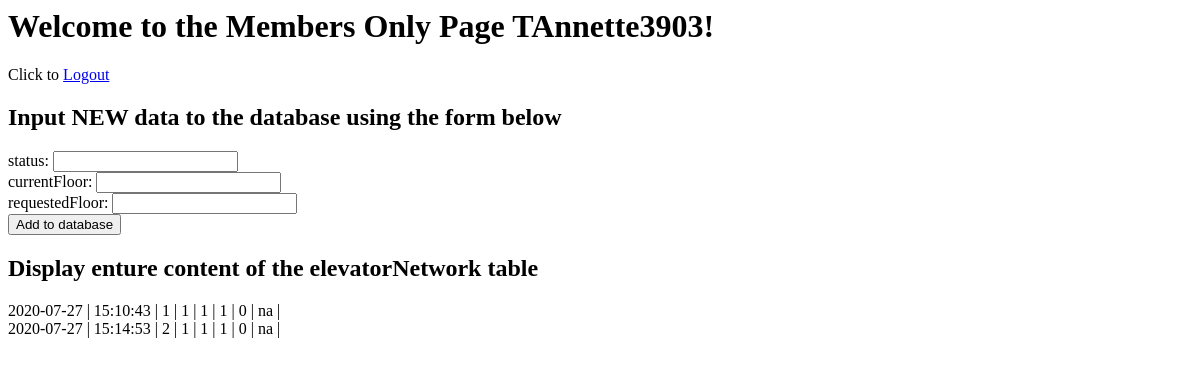
The app's page /php/member.php (signed in), older data.
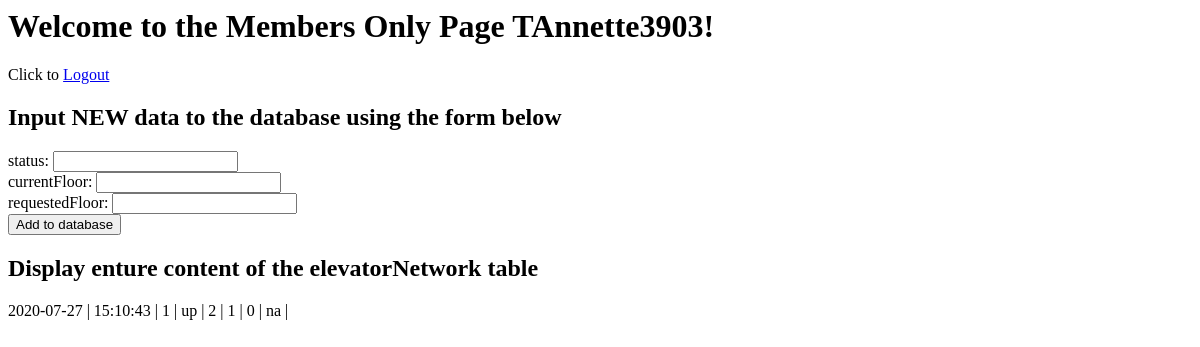
The same page, newer data.
### tables this page shows
CREATE TABLE `elevatorNetwork` (
  `date` date NOT NULL,
  `time` time NOT NULL,
  `nodeID` tinyint(3) unsigned NOT NULL AUTO_INCREMENT,
  `status` text NOT NULL,
  `currentFloor` tinyint(4) NOT NULL,
  `requestedFloor` tinyint(4) NOT NULL,
  `numberOfVisits` int(10) unsigned NOT NULL,
  `otherInfo` text,
  PRIMARY KEY (`nodeID`)
);

### php/member.php (the view, shortened to what this page needs)
<html>
    <head>
    </head>
    <body>
        <?php
            if(isset($_SESSION['username'])) {
                echo "<h1>Welcome to the Members Only Page {$_SESSION['username']}!</h1>";
                $db = new PDO(
                    'mysql:host=127.0.0.1;dbname=elevatorProject' ,
                    'ese',
                    'ese'
                );
                echo "Click to <a href='logout.php'>Logout</a>";
            } else {
                echo "<p>You are not authorized!</p>";
            }
        ?>
        <h2>Input NEW data to the database using the form below</h2>
        <form action="member.php" method="POST">
            status: <input type="text" name="status" /><br />
            currentFloor: <input type="text" name="currentFloor" /><br />
            requestedFloor: <input type="text" name="requestedFloor" /><br />
            <input type="submit" value="Add to database" />
        </form>
        <h2>Display enture content of the elevatorNetwork table</h2>
        <?php
            $rows = $db->query('SELECT * FROM elevatorNetwork ORDER BY nodeID');
            foreach($rows as $row) {
                for($i=0; $i < sizeof($row)/2; $i++) {
                    echo $row[$i] . " | ";
                }
                echo "<br />";
            }
        ?>
    </body>
</html>

Row changes from the older to the newer data that the page shows:
removed elevatornetwork: date "2020-07-27", time "15:14:53", nodeID "2", status "1", currentFloor "1", requestedFloor "1", numberOfVisits "0", otherInfo "na"
Text that changed along with them:
new list line: "up |"
new list line: "2 |"
list line gone: "1 |"
